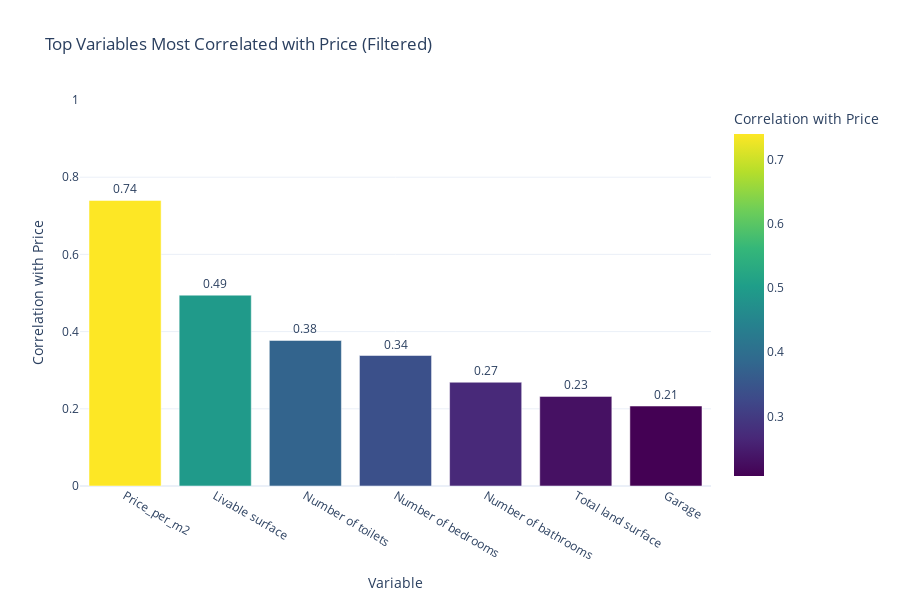

Source (notebook cell):
### Markdown cell above
yeni top 5

### Code cell
import plotly.express as px
import pandas as pd

# Select numeric columns
numeric_cols = df8.select_dtypes(include='number').columns

# Compute correlation matrix
corr_matrix = df8[numeric_cols].corr()

# Correlation of all variables with Price
price_corr = corr_matrix['Price'].drop('Price')  # exclude Price itself

# Top 10 variables by absolute correlation
top10 = price_corr.abs().sort_values(ascending=False).head(10)
top10_df = price_corr[top10.index].reset_index()
top10_df.columns = ['Variable', 'Correlation with Price']

# --- Exclude some variables ---
exclude_cols = ['Price_per_sqm_land', 'price_per_sqm', 'postal_code']  # example columns to exclude
top10_df = top10_df[~top10_df['Variable'].isin(exclude_cols)]

# Bar chart
fig = px.bar(
    top10_df,
    x='Variable',
    y='Correlation with Price',
    text='Correlation with Price',
    title='Top Variables Most Correlated with Price (Filtered)',
    labels={'Correlation with Price': 'Correlation with Price'},
    color='Correlation with Price',
    color_continuous_scale='Viridis'
)

fig.update_traces(texttemplate='%{text:.2f}', textposition='outside')
fig.update_layout(template='plotly_white', yaxis=dict(range=[0, 1]), height=600)

fig.show()

### Figure 1 — Plotly figure (JSON) as saved in the notebook; plotly's stock layout.template omitted (floating-point values rounded to 4 significant figures)
{"data": [{"hovertemplate": "Variable=%{x}<br>Correlation with Price=%{marker.color}<extra></extra>", "legendgroup": "", "marker": {"color": [0.7398, 0.4944, 0.3771, 0.338, 0.2688, 0.2322, 0.2071], "coloraxis": "coloraxis", "pattern": {"shape": ""}}, "name": "", "orientation": "v", "showlegend": false, "text": [0.7398, 0.4944, 0.3771, 0.338, 0.2688, 0.2322, 0.2071], "textposition": "outside", "texttemplate": "%{text:.2f}", "type": "bar", "x": ["Price_per_m2", "Livable surface", "Number of toilets", "Number of bedrooms", "Number of bathrooms", "Total land surface", "Garage"], "xaxis": "x", "y": [0.7398, 0.4944, 0.3771, 0.338, 0.2688, 0.2322, 0.2071], "yaxis": "y"}], "layout": {"barmode": "relative", "coloraxis": {"colorbar": {"title": {"text": "Correlation with Price"}}, "colorscale": [[0, "#440154"], [0.1111, "#482878"], [0.2222, "#3e4989"], [0.3333, "#31688e"], [0.4444, "#26828e"], [0.5556, "#1f9e89"], [0.6667, "#35b779"], [0.7778, "#6ece58"], [0.8889, "#b5de2b"], [1, "#fde725"]]}, "height": 600, "legend": {"tracegroupgap": 0}, "title": {"text": "Top Variables Most Correlated with Price (Filtered)"}, "xaxis": {"anchor": "y", "domain": [0, 1], "title": {"text": "Variable"}}, "yaxis": {"anchor": "x", "domain": [0, 1], "range": [0, 1], "title": {"text": "Correlation with Price"}}}}
